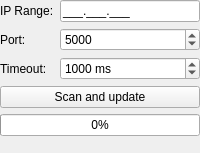
<?xml version="1.0" encoding="UTF-8"?>
<ui version="4.0">
 <class>PlaylistEditorScan</class>
 <widget class="QWidget" name="PlaylistEditorScan">
  <property name="geometry">
   <rect>
    <x>0</x>
    <y>0</y>
    <width>200</width>
    <height>153</height>
   </rect>
  </property>
  <property name="windowTitle">
   <string>Form</string>
  </property>
  <property name="windowIcon">
   <iconset resource="../../../data/icons.qrc">
    <normaloff>:/icons/48x48/editor.png</normaloff>:/icons/48x48/editor.png</iconset>
  </property>
  <layout class="QGridLayout" name="gridLayout">
   <property name="margin">
    <number>0</number>
   </property>
   <item row="0" column="0">
    <widget class="QLabel" name="labelFrom">
     <property name="text">
      <string>IP Range:</string>
     </property>
    </widget>
   </item>
   <item row="0" column="1">
    <widget class="QLineEdit" name="ipFrom">
     <property name="inputMask">
      <string notr="true">000.000.000;_</string>
     </property>
    </widget>
   </item>
   <item row="1" column="0">
    <widget class="QLabel" name="labelPort">
     <property name="text">
      <string>Port:</string>
     </property>
    </widget>
   </item>
   <item row="1" column="1">
    <widget class="QSpinBox" name="ipPort">
     <property name="minimum">
      <number>80</number>
     </property>
     <property name="maximum">
      <number>9999</number>
     </property>
     <property name="value">
      <number>5000</number>
     </property>
    </widget>
   </item>
   <item row="2" column="0">
    <widget class="QLabel" name="labelTimeout">
     <property name="text">
      <string>Timeout:</string>
     </property>
    </widget>
   </item>
   <item row="2" column="1">
    <widget class="QSpinBox" name="ipTimeout">
     <property name="suffix">
      <string> ms</string>
     </property>
     <property name="minimum">
      <number>500</number>
     </property>
     <property name="maximum">
      <number>3000</number>
     </property>
     <property name="singleStep">
      <number>100</number>
     </property>
     <property name="value">
      <number>1000</number>
     </property>
    </widget>
   </item>
   <item row="3" column="0" colspan="2">
    <widget class="QPushButton" name="buttonUpdate">
     <property name="text">
      <string>Scan and update</string>
     </property>
     <property name="icon">
      <iconset resource="../../../data/icons.qrc">
       <normaloff>:/icons/24x24/refresh.png</normaloff>:/icons/24x24/refresh.png</iconset>
     </property>
     <property name="iconSize">
      <size>
       <width>24</width>
       <height>24</height>
      </size>
     </property>
     <property name="checkable">
      <bool>true</bool>
     </property>
    </widget>
   </item>
   <item row="4" column="0" colspan="2">
    <widget class="QProgressBar" name="progressBar">
     <property name="minimum">
      <number>1</number>
     </property>
     <property name="maximum">
      <number>255</number>
     </property>
     <property name="value">
      <number>1</number>
     </property>
    </widget>
   </item>
   <item row="5" column="0" colspan="2">
    <spacer name="verticalSpacer_2">
     <property name="orientation">
      <enum>Qt::Vertical</enum>
     </property>
     <property name="sizeHint" stdset="0">
      <size>
       <width>200</width>
       <height>3</height>
      </size>
     </property>
    </spacer>
   </item>
  </layout>
 </widget>
 <resources>
  <include location="../../../data/icons.qrc"/>
 </resources>
 <connections/>
</ui>
